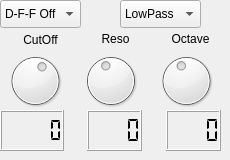
      <widget class="QWidget" name="tab_4">
       <attribute name="title">
        <string>Filter 2</string>
       </attribute>
       <widget class="QComboBox" name="comboBox_activeTrackingFilter2">
        <property name="geometry">
         <rect>
          <x>0</x>
          <y>0</y>
          <width>81</width>
          <height>28</height>
         </rect>
        </property>
        <property name="toolTip">
         <string>&lt;html&gt;&lt;head/&gt;&lt;body&gt;&lt;p&gt;&lt;span style=&quot; font-size:12pt;&quot;&gt;Filter 2 D-F-F&lt;/span&gt;&lt;span style=&quot; font-size:12pt; vertical-align:super;&quot;&gt;*&lt;/span&gt;&lt;span style=&quot; font-size:12pt;&quot;&gt; Target&lt;/span&gt;&lt;/p&gt;&lt;p align=&quot;justify&quot;&gt;Choose the target which will dynamicly controll the Filter 1 CutOff frequency.&lt;/p&gt;&lt;p align=&quot;justify&quot;&gt;If D-F-F is set to an OSC Target, this target OSC control the Cutoff frequency at this Filter. The CutOff Dail can already used to control the offset of the CuttOff Frequency.  See Tooltip CutOff wheel.&lt;/p&gt;&lt;p align=&quot;justify&quot;&gt;&lt;span style=&quot; vertical-align:super;&quot;&gt;* &lt;/span&gt;D-F-F (Dynamic Filter Freqency)&lt;span style=&quot; font-size:12pt;&quot;/&gt;&lt;/p&gt;&lt;/body&gt;&lt;/html&gt;</string>
        </property>
        <item>
         <property name="text">
          <string>D-F-F Off</string>
         </property>
        </item>
        <item>
         <property name="text">
          <string>OSC1</string>
         </property>
        </item>
        <item>
         <property name="text">
          <string>OSC2</string>
         </property>
        </item>
        <item>
         <property name="text">
          <string>SUB OSC1</string>
         </property>
        </item>
        <item>
         <property name="text">
          <string>SUB OSC2</string>
         </property>
        </item>
       </widget>
       <widget class="QComboBox" name="comboBox_f2_type">
        <property name="geometry">
         <rect>
          <x>120</x>
          <y>0</y>
          <width>81</width>
          <height>28</height>
         </rect>
        </property>
        <property name="toolTip">
         <string>&lt;html&gt;&lt;head/&gt;&lt;body&gt;&lt;p align=&quot;justify&quot;&gt;&lt;span style=&quot; font-size:12pt;&quot;&gt;Filter 2 Filterfunction&lt;/span&gt;&lt;/p&gt;&lt;p align=&quot;justify&quot;&gt;&lt;br/&gt;&lt;/p&gt;&lt;p align=&quot;justify&quot;&gt;LowPass&lt;/p&gt;&lt;p align=&quot;justify&quot;&gt;BandPass&lt;/p&gt;&lt;p align=&quot;justify&quot;&gt;HighPass&lt;/p&gt;&lt;/body&gt;&lt;/html&gt;</string>
        </property>
        <property name="autoFillBackground">
         <bool>false</bool>
        </property>
        <item>
         <property name="text">
          <string>LowPass</string>
         </property>
        </item>
        <item>
         <property name="text">
          <string>BandPass</string>
         </property>
        </item>
        <item>
         <property name="text">
          <string>HighPass</string>
         </property>
        </item>
       </widget>
       <widget class="QWidget" name="layoutWidget_2">
        <property name="geometry">
         <rect>
          <x>0</x>
          <y>50</y>
          <width>221</width>
          <height>61</height>
         </rect>
        </property>
        <property name="autoFillBackground">
         <bool>false</bool>
        </property>
        <layout class="QHBoxLayout" name="horizontalLayout_3">
         <item>
          <widget class="QDial" name="dial_f2_f">
           <property name="mouseTracking">
            <bool>false</bool>
           </property>
           <property name="toolTip">
            <string>&lt;html&gt;&lt;head/&gt;&lt;body&gt;&lt;p&gt;&lt;span style=&quot; font-size:12pt;&quot;&gt;CutOff Frequency Filter 2&lt;/span&gt;&lt;/p&gt;&lt;p&gt;* If D-F-F (Dynamic Filter Freqency) is enabled , this dail change the CutOff frequency around the Target OSC Frequency.&lt;/p&gt;&lt;p&gt;The D-F-F value goes from -60 to 60, which mean VALUE x curren target OSC Frequency.  And the  target OSC Frequency is dependent to the Note which is playing. &lt;/p&gt;&lt;/body&gt;&lt;/html&gt;</string>
           </property>
           <property name="autoFillBackground">
            <bool>false</bool>
           </property>
           <property name="maximum">
            <number>127</number>
           </property>
           <property name="sliderPosition">
            <number>75</number>
           </property>
           <property name="notchesVisible">
            <bool>false</bool>
           </property>
          </widget>
         </item>
         <item>
          <widget class="QDial" name="dial_f2_r">
           <property name="autoFillBackground">
            <bool>false</bool>
           </property>
           <property name="maximum">
            <number>127</number>
           </property>
           <property name="sliderPosition">
            <number>56</number>
           </property>
          </widget>
         </item>
         <item>
          <widget class="QDial" name="dial_f2_o">
           <property name="autoFillBackground">
            <bool>false</bool>
           </property>
           <property name="maximum">
            <number>127</number>
           </property>
           <property name="value">
            <number>56</number>
           </property>
          </widget>
         </item>
        </layout>
       </widget>
       <widget class="QWidget" name="layoutWidget_3">
        <property name="geometry">
         <rect>
          <x>0</x>
          <y>110</y>
          <width>221</width>
          <height>41</height>
         </rect>
        </property>
        <property name="autoFillBackground">
         <bool>false</bool>
        </property>
        <layout class="QHBoxLayout" name="horizontalLayout_4">
         <item>
          <widget class="QLCDNumber" name="lcdNumber_4">
           <property name="autoFillBackground">
            <bool>false</bool>
           </property>
           <property name="digitCount">
            <number>5</number>
           </property>
           <property name="segmentStyle">
            <enum>QLCDNumber::Flat</enum>
           </property>
          </widget>
         </item>
         <item>
          <spacer name="horizontalSpacer_3">
           <property name="orientation">
            <enum>Qt::Horizontal</enum>
           </property>
           <property name="sizeHint" stdset="0">
            <size>
             <width>40</width>
             <height>20</height>
            </size>
           </property>
          </spacer>
         </item>
         <item>
          <widget class="QLCDNumber" name="lcdNumber_5">
           <property name="autoFillBackground">
            <bool>false</bool>
           </property>
           <property name="digitCount">
            <number>4</number>
           </property>
           <property name="segmentStyle">
            <enum>QLCDNumber::Flat</enum>
           </property>
          </widget>
         </item>
         <item>
          <spacer name="horizontalSpacer_4">
           <property name="orientation">
            <enum>Qt::Horizontal</enum>
           </property>
           <property name="sizeHint" stdset="0">
            <size>
             <width>40</width>
             <height>20</height>
            </size>
           </property>
          </spacer>
         </item>
         <item>
          <widget class="QLCDNumber" name="lcdNumber_6">
           <property name="autoFillBackground">
            <bool>false</bool>
           </property>
           <property name="digitCount">
            <number>4</number>
           </property>
           <property name="segmentStyle">
            <enum>QLCDNumber::Flat</enum>
           </property>
          </widget>
         </item>
        </layout>
       </widget>
       <widget class="QLabel" name="label_6">
        <property name="geometry">
         <rect>
          <x>20</x>
          <y>30</y>
          <width>41</width>
          <height>20</height>
         </rect>
        </property>
        <property name="autoFillBackground">
         <bool>false</bool>
        </property>
        <property name="text">
         <string>CutOff</string>
        </property>
        <property name="alignment">
         <set>Qt::AlignCenter</set>
        </property>
       </widget>
       <widget class="QLabel" name="label_7">
        <property name="geometry">
         <rect>
          <x>100</x>
          <y>30</y>
          <width>31</width>
          <height>18</height>
         </rect>
        </property>
        <property name="autoFillBackground">
         <bool>false</bool>
        </property>
        <property name="text">
         <string>Reso</string>
        </property>
        <property name="alignment">
         <set>Qt::AlignCenter</set>
        </property>
       </widget>
       <widget class="QLabel" name="label_8">
        <property name="geometry">
         <rect>
          <x>170</x>
          <y>30</y>
          <width>41</width>
          <height>18</height>
         </rect>
        </property>
        <property name="autoFillBackground">
         <bool>false</bool>
        </property>
        <property name="text">
         <string>Octave</string>
        </property>
        <property name="alignment">
         <set>Qt::AlignCenter</set>
        </property>
       </widget>
      </widget>
